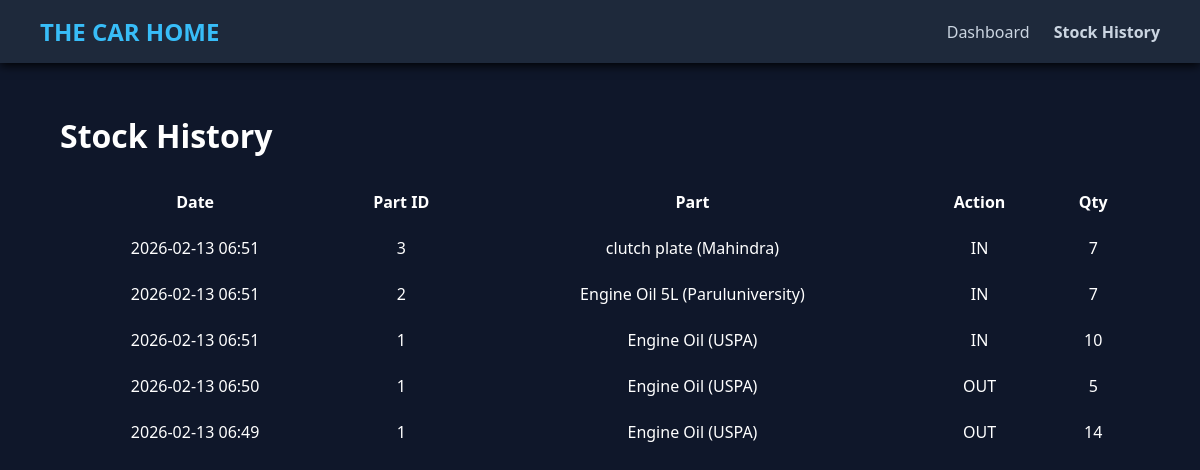
The app's page /history with its own data.
### app.py (models this page shows)
class History(db.Model):
    id = db.Column(db.Integer, primary_key=True)
    part_id = db.Column(db.Integer)
    part_name = db.Column(db.String(200))
    action = db.Column(db.String(10))
    qty = db.Column(db.Integer)
    timestamp = db.Column(db.DateTime, default=datetime.utcnow)

### app.py (the view)
@app.route('/history')
def history():
    records = History.query.order_by(History.timestamp.desc()).all()
    return render_template('history.html', records=records)

### templates/history.html (shortened to what this page needs)
<!DOCTYPE html>
<html>
<head>
<link rel="stylesheet" href="{{ url_for('static', filename='css/style.css') }}">
</head>
<body>
<header class="top-header">
    <h2>THE CAR HOME</h2>
    <nav>
        <a href="/">Dashboard</a>
        <a href="/history" class="active">Stock History</a>
    </nav>
</header>
<div class="main">
<h1>Stock History</h1>
<table>
<tr><th>Date</th><th>Part ID</th><th>Part</th><th>Action</th><th>Qty</th></tr>
{% for r in records %}
<tr>
<td>{{ r.timestamp.strftime('%Y-%m-%d %H:%M') }}</td>
<td>{{ r.part_id }}</td>
<td>{{ r.part_name }}</td>
<td>{{ r.action }}</td>
<td>{{ r.qty }}</td>
</tr>
{% endfor %}
</table>
</div>
</body>
</html>

### static/css/style.css (style rules this page uses)
body { margin:0;font-family:Segoe UI;background:#0f172a;color:white }
.top-header { display:flex;justify-content:space-between;align-items:center; background:#1e293b;padding:15px 40px;box-shadow:0 2px 10px #000 }
.top-header h2 { color:#38bdf8;margin:0 }
.top-header nav a { color:#cbd5e1;margin-left:20px;text-decoration:none;transition:.3s }
.active { color:#38bdf8;font-weight:bold }
.main { padding:30px 60px }
table { width:100%;border-collapse:collapse }
th,td { padding:12px;text-align:center }

### records on screen
History: timestamp "2026-02-13 06:51", part_id "3", part_name "clutch plate (Mahindra)", action "IN", qty "7"
History: timestamp "2026-02-13 06:51", part_id "2", part_name "Engine Oil 5L (Paruluniversity)", action "IN", qty "7"
History: timestamp "2026-02-13 06:51", part_id "1", part_name "Engine Oil (USPA)", action "IN", qty "10"
History: timestamp "2026-02-13 06:50", part_id "1", part_name "Engine Oil (USPA)", action "OUT", qty "5"
History: timestamp "2026-02-13 06:49", part_id "1", part_name "Engine Oil (USPA)", action "OUT", qty "14"
